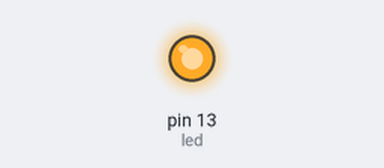
A sketch run on a simulated Arduino Uno, built with avr-gcc and run on an emulated ATmega328P. On the bench: output pins drawn as LEDs (lit = HIGH). What the sketch prints to the serial monitor is not drawn.

Above: at 0.1 s.
At 34.1 s:
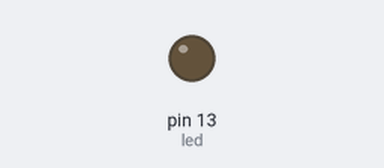
Timing chart, 0 to 40.0 s (numbered marks = the images above):
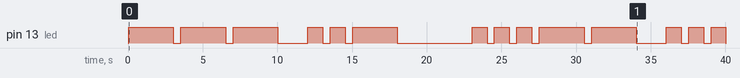

Measured:
- by itself, pin 13 (led): LOW → HIGH at 0.04 s, → LOW 3.0 s later, → HIGH 0.50 s later, → LOW 3.0 s later, … (28 changes in this stretch)

The sketch:

main.ino
```cpp
#include "Traducteur.hpp"

const int led = LED_BUILTIN;
const char sos[90]="OU 3st 1'érreur ?";

Traducteur mot(sos,led);

void setup() {
    Serial.begin(9600);
    pinMode(led, OUTPUT);

    Serial.print("Mot de départ: ");
    Serial.println(sos);
    Serial.print("Traduction: ");
    Serial.println(mot.get_sequence());

}

void loop() {
    mot.clignotements();

}
```

LettreMorse.cpp
```cpp
#include "LettreMorse.hpp"

using namespace std;

/*
 * Constructeur de la classe LettreMorse
 * Prend en entrée une lettre et créer une sequence de signaux liée à celle-ci
*/
LettreMorse::LettreMorse(const char lettre_a_trad){
    this->lettre=lettre_a_trad; // on garde la lettre d'origine
    traduction_lettre(lettre_a_trad);
}


/*
Renvoie la sequence de la lettre courante
*/
char* LettreMorse::get_sequence(){
    return this->sequence;
}


/*
Prend en entrée une lettre et associe une sequence de - et . que l'on stocke
dans l'atrribut sequence de l'objet
Conserve le nombre de clignotement
*/
void LettreMorse::traduction_lettre(char lettre){

    // on traite le cas des lettres majuscules
    if ((lettre>=65) && (lettre<=90)){
        lettre+=32;
    }

    switch(lettre){
    case 'a':
        strcpy(this->sequence,".-");
        break;
    case 'b':
        strcpy(this->sequence,"-...");
        break;
    case 'c':
        strcpy(this->sequence,"-.-.");
        break;
    case 'd':
        strcpy(this->sequence,"-..");
        break;
    case 'e':
        strcpy(this->sequence,".");
        break;
    case 'f':
        strcpy(this->sequence,"..-.");
        break;
    case 'g':
        strcpy(this->sequence,"--.");
        break;
    case 'h':
        strcpy(this->sequence,"....");
        break;
    case 'i':
        strcpy(this->sequence,"..");
        break;
    case 'j':
        strcpy(this->sequence,".---");
        break;
    case 'k':
        strcpy(this->sequence,"-.-");
        break;
    case 'l':
        strcpy(this->sequence,".-..");
        break;
    case 'm':
        strcpy(this->sequence,"--");
        break;
    case 'n':
        strcpy(this->sequence,"-.");
        break;
    case 'o':
        strcpy(this->sequence,"---");
        break;
    case 'p':
        strcpy(this->sequence,".--.");
        break;
    case 'q':
        strcpy(this->sequence,"--.-");
        break;
    case 'r':
        strcpy(this->sequence,".-.");
        break;
    case 's':
        strcpy(this->sequence,"...");
        break;
    case 't':
        strcpy(this->sequence,"-");
        break;
    case 'u':
        strcpy(this->sequence,"..-");
        break;
    case 'v':
        strcpy(this->sequence,"...-");
        break;
    case 'w':
        strcpy(this->sequence,".--");
        break;
    case 'x':
        strcpy(this->sequence,"-..-");
        break;
    case 'y':
        strcpy(this->sequence,"-.--");
        break;
    case 'z':
        strcpy(this->sequence,"--..");
        break;
    case '1':
        strcpy(this->sequence,".----");
        break;
    case '2':
        strcpy(this->sequence,"..---");
        break;
    case '3':
        strcpy(this->sequence,"...--");
        break;
    case '4':
        strcpy(this->sequence,"....-");
        break;
    case '5':
        strcpy(this->sequence,".....");
        break;
    case '6':
        strcpy(this->sequence,"-....");
        break;
    case '7':
        strcpy(this->sequence,"--...");
        break;
    case '8':
        strcpy(this->sequence,"---..");
        break;
    case '9':
        strcpy(this->sequence,"----.");
        break;
    case '0':
        strcpy(this->sequence,"-----");
        break;
    default:
        strcpy(this->sequence,"");
        break;
    }

    this->nb_cligno=strlen(this->sequence) ; // on conserve le nombre de clignotment total

}
```

LettreMorse.hpp
```cpp
#include "Arduino.h"

using namespace std;

/*
*Classe décrivant une lettre morse
*/
class LettreMorse{
    public :
        LettreMorse(const char lettre);
        void traduction_lettre(const char lettre); // traduit la lettre en suite de 1 et de 0
        char* get_sequence();
        // ~LettreMorse();

    private:
        char lettre; // contient la lettre
        int nb_cligno; // Nombre de clgnotement total pour la lettre
        char sequence[6]; // sequence des clignotements.  Ex: "-.."

};
```

Traducteur.cpp
```cpp
#include "Traducteur.hpp"

using namespace std;

/*
Constructeur de la classe traducteur
Prend un mot et un pin en entrée, et traduit chaque lettre en sequence de clignotements
Les clignotements sont ajoutés dans sequence_finale
*/
Traducteur::Traducteur(const char new_word[90], const uint8_t new_pin){
    strcpy(this->mot,new_word); // on garde en mémoire le mot à traduire

    for(size_t i=0;i<strlen(new_word);i++){
        this->ajouter_lettre_morse(new_word[i]);
    }

    this->longueur_mot=strlen(this->sequence_finale);// et sa longueur

    this->pin=new_pin; // on garde en mémoire le pin
    // Serial.println(this->pin);
};

/*
Ajoute la traduction en morse d'une lettre à la séquence finale de clignotements.
Si le caractère en paramètre est une lettre, ajoute sa traduction.
S'il s'agit d'un espace, rajoute un espace à la séquence finale.
Sinon, n'ajoute rien.
*/
void Traducteur::ajouter_lettre_morse(const char lettre){

    if ( (lettre>=97 && lettre<=122) || (lettre>=65 && lettre<=90) || isdigit(lettre)){ // cas où le caractère est une lettre minuscule ou majuscule ou un chiffre
        LettreMorse lettre_morse(lettre);
        strcat(this->sequence_finale,lettre_morse.get_sequence());
        strcat(this->sequence_finale,"|"); // ajout d'un espace entre les lettres
    }

    else if (lettre==32){ // cas où le caractère est un espace
        strcat(this->sequence_finale,"||"); // on ajoute deux espaces pour differencier deux mots
    }
};


/*
Renvoie la sequence finale du mot courant
*/
const char* Traducteur::get_sequence(){
    return this->sequence_finale;
};

/*
Change l'état du pin
*/
void Traducteur::changer_etat_pin(const uint8_t pin){
    switch (this->car_courant)
    {
    case '-':
        this->etat=true;
        break;
    case '.':
        this->etat=true;
        break;
    case '|':
        this->etat=false;
        break;
    case ' ':
        this->etat=false;
        break;
    default:
        Serial.println("Probleme etat");
        break;
    }

    this->timer=millis(); // on change le timer
    digitalWrite(pin,this->etat);
    Serial.print(car_courant);
};

/*
Méthode de gestion des clignotements de la sequence_finale
*/
void Traducteur::clignotements(){

    if(this->initialisation){ // initialise le timer
        this->initialisation=false;
        this->car_courant=this->sequence_finale[this->indice_courant]; // pose comme caractere courant le premier caractere du mot
        changer_etat_pin(this->pin);
    }

    if (this->indice_courant < this->longueur_mot){ // tant qu'on a pas traiter toutes les lettres
        switch (this->car_courant)
        {
        case '-': // cas où la led est allumée et en clignotement long
            if (millis()-this->timer >= this->trait_long){ // si la led est restée allumé assez longtemps
                this->indice_courant++;
                this->car_courant=' '; // le caractere courant devient un ' ', signe qu'on est en phase de transition de caractere
                changer_etat_pin(this->pin);
            }
            break;

        case '.':
            if (millis()-this->timer >= this->trait_court){
                this->indice_courant++;
                this->car_courant=' ';
                changer_etat_pin(this->pin);
            }
            break;

        case '|':
            if (millis()-this->timer >= this->intervalle_long){
                this->indice_courant++;
                this->car_courant=' ';
                changer_etat_pin(this->pin);
            }
            break;

        case ' ':
            if(millis()-this->timer>=this->intervalle_court){
                this->car_courant=this->sequence_finale[this->indice_courant];
                changer_etat_pin(this->pin);
            }
            break;

        default:
            Serial.println("Probleme de caractere");
            break;
        }

    }

    else{
        digitalWrite(this->pin,LOW); // on éteint la led
    }

}
```

Traducteur.hpp
```cpp
#include "LettreMorse.hpp"
#include "ctype.h"


/*
Classe traduisant du texte en morse
*/
class Traducteur{
    public :
        Traducteur(const char mot[90],const uint8_t new_pin);
        const char* get_sequence();
        void clignotements();

        // ~Traducteur();

    private:
        char mot[90]; // le mot à traduire
        unsigned short int longueur_mot; // sa longueur
        char sequence_finale[451]=""; // contient la sequence de tous les clignotements du mot Ex:"---|--|-|"

        uint8_t pin;
        void ajouter_lettre_morse(const char lettre);
        void changer_etat_pin(const uint8_t pin);


        // varaibles de gestion des temps de clignotements
        const unsigned short int trait_long=3000;
        const unsigned short int trait_court=1000;
        const unsigned short int intervalle_court=500;
        const unsigned short int intervalle_long=1000;
        unsigned long int timer;

        unsigned short int indice_courant=0; // l'indice du caractère du mot que l'on traite
        char car_courant;

        bool initialisation=true;
        bool etat=true; // etat du pin HIGH/LOW


};
```
